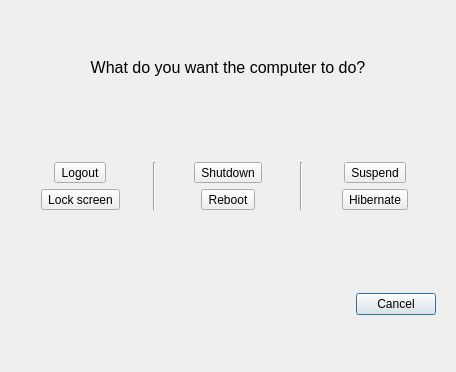
<?xml version="1.0" encoding="UTF-8"?>
<ui version="4.0">
 <class>LeaveDialog</class>
 <widget class="QDialog" name="LeaveDialog">
  <property name="geometry">
   <rect>
    <x>0</x>
    <y>0</y>
    <width>456</width>
    <height>372</height>
   </rect>
  </property>
  <property name="sizePolicy">
   <sizepolicy hsizetype="Minimum" vsizetype="Minimum">
    <horstretch>0</horstretch>
    <verstretch>0</verstretch>
   </sizepolicy>
  </property>
  <property name="windowTitle">
   <string>Leave</string>
  </property>
  <layout class="QGridLayout" name="gridLayout_2">
   <item row="2" column="0">
    <widget class="QWidget" name="widget_2" native="true">
     <layout class="QHBoxLayout" name="horizontalLayout">
      <item>
       <spacer name="horizontalSpacer">
        <property name="orientation">
         <enum>Qt::Horizontal</enum>
        </property>
        <property name="sizeHint" stdset="0">
         <size>
          <width>170</width>
          <height>20</height>
         </size>
        </property>
       </spacer>
      </item>
      <item>
       <widget class="QPushButton" name="cancelButton">
        <property name="text">
         <string>Cancel</string>
        </property>
        <property name="icon">
         <iconset theme="dialog-cancel">
          <normaloff>.</normaloff>.</iconset>
        </property>
       </widget>
      </item>
     </layout>
    </widget>
   </item>
   <item row="0" column="0">
    <widget class="QLabel" name="label">
     <property name="frameShape">
      <enum>QFrame::NoFrame</enum>
     </property>
     <property name="text">
      <string>&lt;html&gt;&lt;head/&gt;&lt;body&gt;&lt;p&gt;&lt;span style=&quot; font-size:12pt;&quot;&gt;What do you want the computer to do?&lt;/span&gt;&lt;/p&gt;&lt;/body&gt;&lt;/html&gt;</string>
     </property>
     <property name="textFormat">
      <enum>Qt::AutoText</enum>
     </property>
     <property name="alignment">
      <set>Qt::AlignCenter</set>
     </property>
    </widget>
   </item>
   <item row="1" column="0">
    <widget class="QWidget" name="buttonsWidget" native="true">
     <layout class="QGridLayout" name="gridLayout">
      <property name="horizontalSpacing">
       <number>12</number>
      </property>
      <item row="0" column="0">
       <layout class="QVBoxLayout" name="verticalLayout_2">
        <property name="spacing">
         <number>6</number>
        </property>
        <item alignment="Qt::AlignHCenter">
         <widget class="QToolButton" name="logoutButton">
          <property name="sizePolicy">
           <sizepolicy hsizetype="Fixed" vsizetype="Fixed">
            <horstretch>0</horstretch>
            <verstretch>0</verstretch>
           </sizepolicy>
          </property>
          <property name="contextMenuPolicy">
           <enum>Qt::NoContextMenu</enum>
          </property>
          <property name="text">
           <string>Logout</string>
          </property>
          <property name="icon">
           <iconset theme="system-log-out">
            <normaloff>.</normaloff>.</iconset>
          </property>
          <property name="iconSize">
           <size>
            <width>64</width>
            <height>64</height>
           </size>
          </property>
          <property name="toolButtonStyle">
           <enum>Qt::ToolButtonTextUnderIcon</enum>
          </property>
         </widget>
        </item>
        <item alignment="Qt::AlignHCenter">
         <widget class="QToolButton" name="lockscreenButton">
          <property name="text">
           <string>Lock screen</string>
          </property>
          <property name="icon">
           <iconset theme="system-lock-screen">
            <normaloff>.</normaloff>.</iconset>
          </property>
          <property name="iconSize">
           <size>
            <width>64</width>
            <height>64</height>
           </size>
          </property>
          <property name="toolButtonStyle">
           <enum>Qt::ToolButtonTextUnderIcon</enum>
          </property>
         </widget>
        </item>
       </layout>
      </item>
      <item row="0" column="4">
       <layout class="QVBoxLayout" name="verticalLayout_4">
        <property name="spacing">
         <number>6</number>
        </property>
        <item alignment="Qt::AlignHCenter">
         <widget class="QToolButton" name="suspendButton">
          <property name="text">
           <string>Suspend</string>
          </property>
          <property name="icon">
           <iconset theme="system-suspend">
            <normaloff>.</normaloff>.</iconset>
          </property>
          <property name="iconSize">
           <size>
            <width>64</width>
            <height>64</height>
           </size>
          </property>
          <property name="toolButtonStyle">
           <enum>Qt::ToolButtonTextUnderIcon</enum>
          </property>
         </widget>
        </item>
        <item alignment="Qt::AlignHCenter">
         <widget class="QToolButton" name="hibernateButton">
          <property name="text">
           <string>Hibernate</string>
          </property>
          <property name="icon">
           <iconset theme="system-suspend-hibernate">
            <normaloff>.</normaloff>.</iconset>
          </property>
          <property name="iconSize">
           <size>
            <width>64</width>
            <height>64</height>
           </size>
          </property>
          <property name="toolButtonStyle">
           <enum>Qt::ToolButtonTextUnderIcon</enum>
          </property>
         </widget>
        </item>
       </layout>
      </item>
      <item row="0" column="2">
       <layout class="QVBoxLayout" name="verticalLayout_3">
        <property name="spacing">
         <number>6</number>
        </property>
        <item alignment="Qt::AlignHCenter">
         <widget class="QToolButton" name="shutdownButton">
          <property name="text">
           <string>Shutdown</string>
          </property>
          <property name="icon">
           <iconset theme="system-shutdown">
            <normaloff>.</normaloff>.</iconset>
          </property>
          <property name="iconSize">
           <size>
            <width>64</width>
            <height>64</height>
           </size>
          </property>
          <property name="toolButtonStyle">
           <enum>Qt::ToolButtonTextUnderIcon</enum>
          </property>
         </widget>
        </item>
        <item alignment="Qt::AlignHCenter">
         <widget class="QToolButton" name="rebootButton">
          <property name="text">
           <string>Reboot</string>
          </property>
          <property name="icon">
           <iconset theme="system-reboot">
            <normaloff>.</normaloff>.</iconset>
          </property>
          <property name="iconSize">
           <size>
            <width>64</width>
            <height>64</height>
           </size>
          </property>
          <property name="toolButtonStyle">
           <enum>Qt::ToolButtonTextUnderIcon</enum>
          </property>
         </widget>
        </item>
       </layout>
      </item>
      <item row="0" column="1">
       <widget class="Line" name="line">
        <property name="orientation">
         <enum>Qt::Vertical</enum>
        </property>
       </widget>
      </item>
      <item row="0" column="3">
       <widget class="Line" name="line_2">
        <property name="orientation">
         <enum>Qt::Vertical</enum>
        </property>
       </widget>
      </item>
     </layout>
    </widget>
   </item>
  </layout>
  <zorder>label</zorder>
  <zorder>buttonsWidget</zorder>
  <zorder>widget_2</zorder>
 </widget>
 <tabstops>
  <tabstop>cancelButton</tabstop>
  <tabstop>logoutButton</tabstop>
  <tabstop>shutdownButton</tabstop>
  <tabstop>suspendButton</tabstop>
  <tabstop>lockscreenButton</tabstop>
  <tabstop>rebootButton</tabstop>
  <tabstop>hibernateButton</tabstop>
 </tabstops>
 <resources/>
 <connections/>
</ui>
